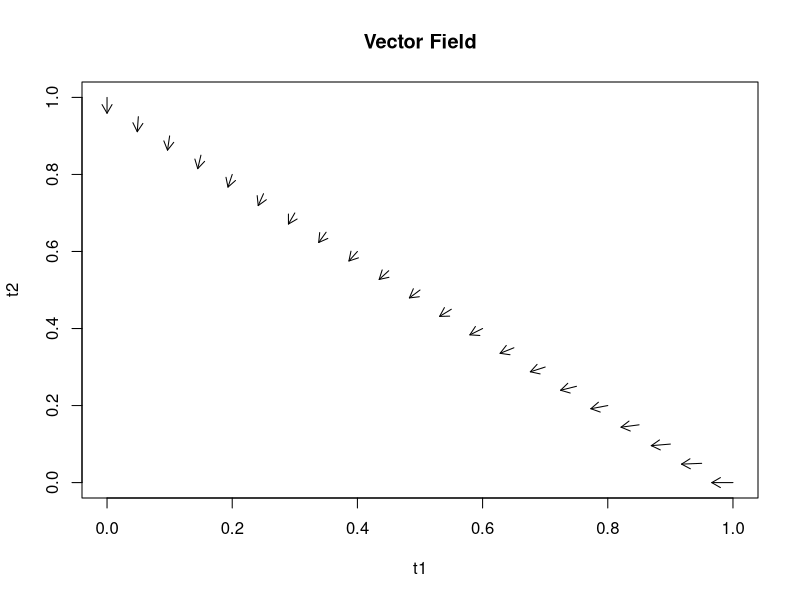

Write the R code that produced this figure.
## ==parameter==
step =0.05
freq_t1 <- seq(0, 1,by= step)

freq_p1 = 0.1
freq_p2 = 1- freq_p1

a = 0.9

## ==main==
generation = function(freq_t1,freq_t2,freq_p1,freq_p2){
  preference_matrix = matrix(c(
    1,1,1+a,1,
    1,1,1,1+a,
    1,1,1+a,1,
    1,1,1,1+a
  ),nrow = 4)
  
  frequencies = c(freq_p1*freq_t1,
                  freq_p1*freq_t2,
                  freq_p2*freq_t1,
                  freq_p2*freq_t2
  )
  
  weighted = preference_matrix*frequencies
  standard_weighted = weighted/sum(weighted) #每一代都重新校準
  
  new_freq_t1 = standard_weighted[1]+standard_weighted[3]
  new_freq_t2 = standard_weighted[2]+standard_weighted[4]
  
  return(c(new_freq_t1,new_freq_t2))
}

# blank vector field 
plot(NA, xlim = c(0,1), ylim = c(0,1), main = "Vector Field",xlab = 't1', ylab = 't2')


dt1_list = numeric(length(freq_t1))
dt2_list = numeric(length(freq_t1))
i =1

# 以下使用gpt協助
# 繪製向量場
for (t1 in freq_t1) {
  t2 <- 1 - t1 # t1 + t2 = 1
  
  next_gen <- generation(t1, t2, freq_p1, freq_p2)
  dt1 <- next_gen[1] - t1 
  dt2 <- next_gen[2] - t2
  
  dt1_list[i] = dt1
  dt2_list[i] = dt2
  i = i+1
  
  # 畫出每個點的方向箭頭
  arrows(t1, t2, t1 + dt1 * step, t2 + dt2 * step, length = 0.1)
}


